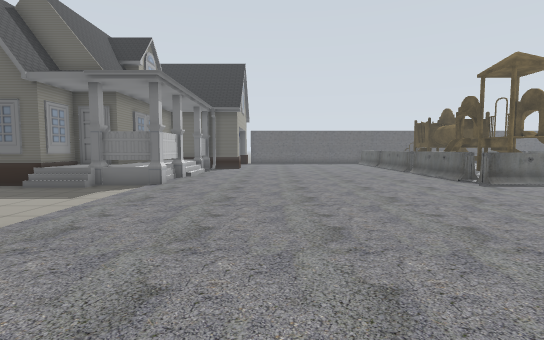
[1] (above)

22 first-person views from a walk through a Gazebo world. The camera is 1.2 m above the floor, tilts 4° down and sees 85° across. Floor lines are 1 m apart. The floor is counted in squares, 1 m on a side. Each view is taken from the middle of a square. On the plan, view 1 faces up. The plan holds only what a view shows up to about 13 squares ahead; the rest is blank. The place goes on beyond the plan. The robots in the file are not drawn. Some stock models are drawn as simple stand-ins. Some surface patterns are stand-ins.

[2]
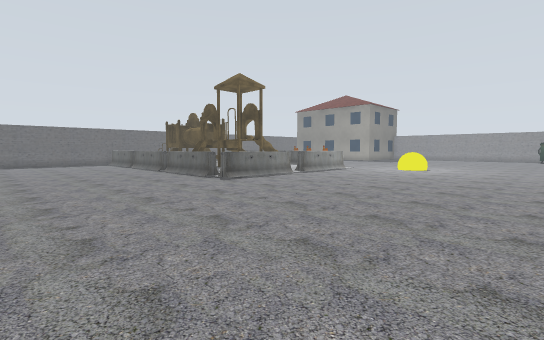

[3]
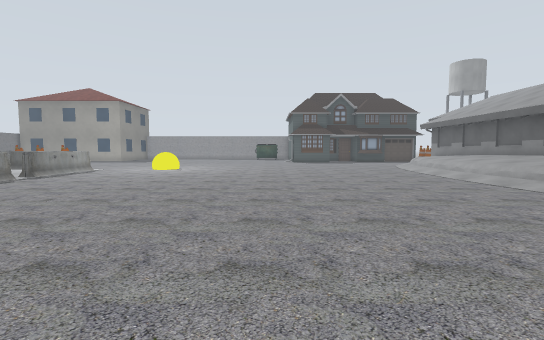

[4]
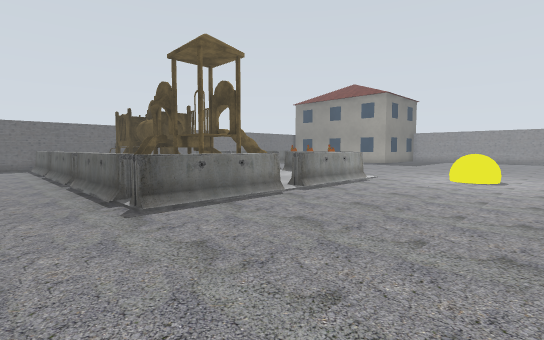

[5]
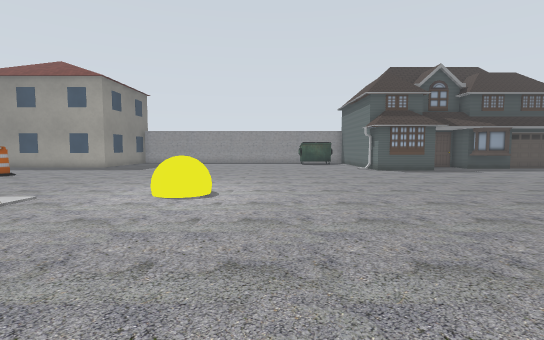

[6]
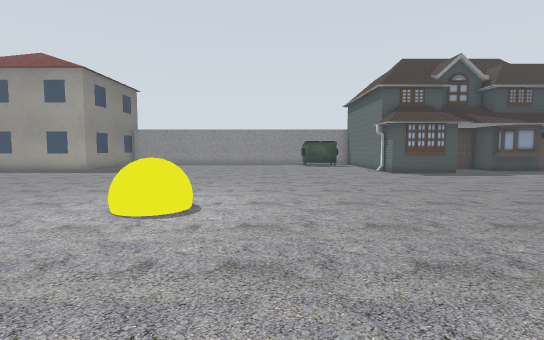

[7]
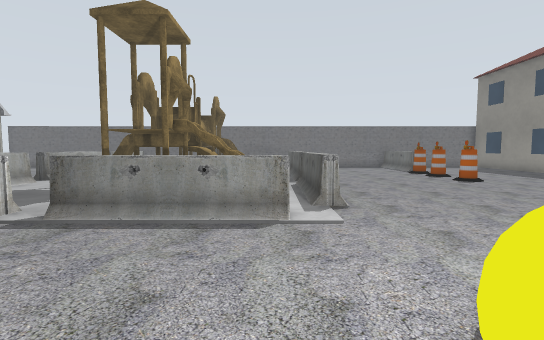

[8]
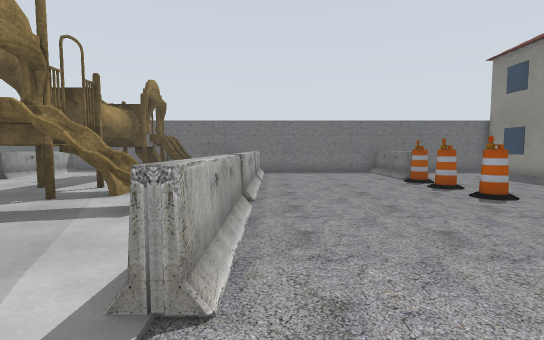

[9]
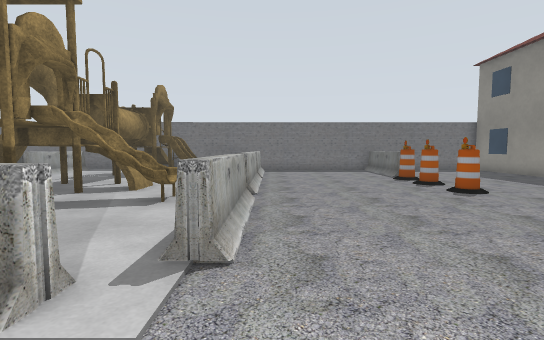

[10]
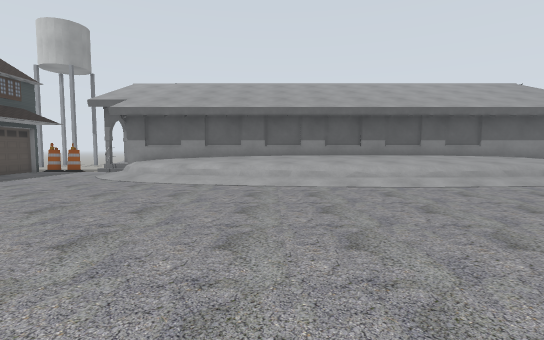

[11]
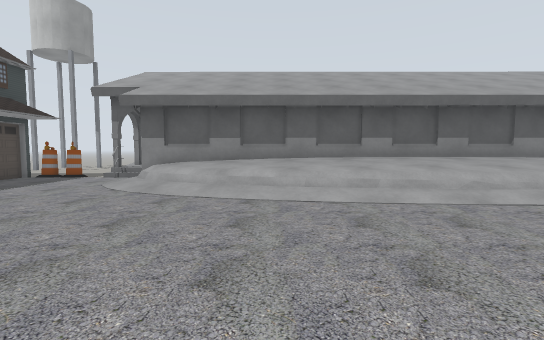

[12]
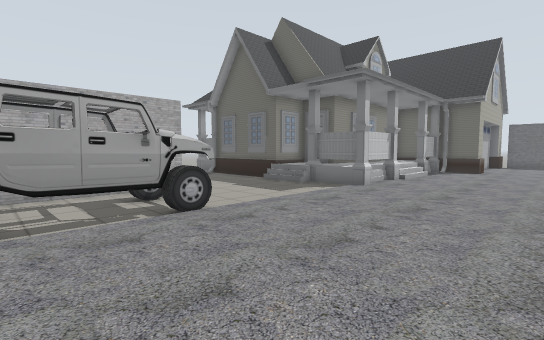

[13]
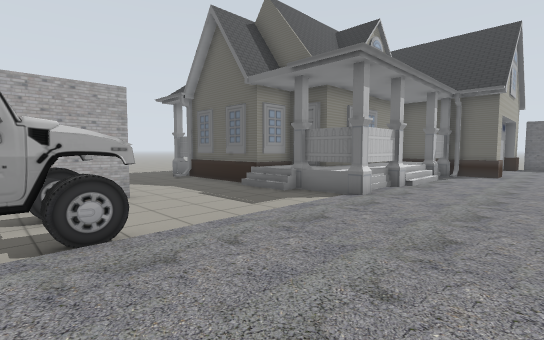

[14]
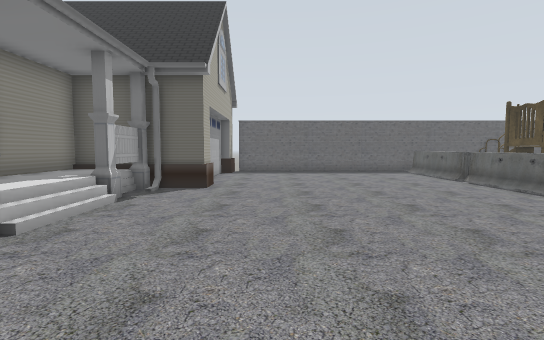

[15]
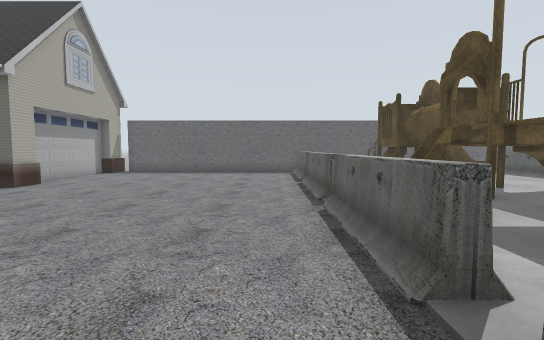

[16]
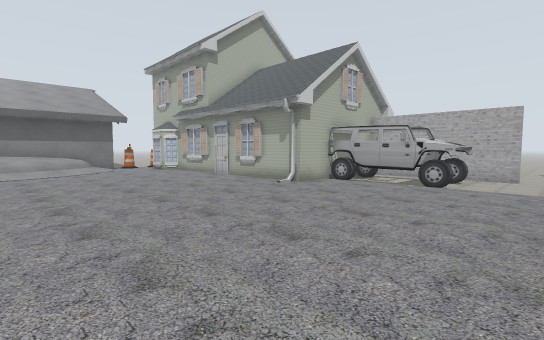

[17]
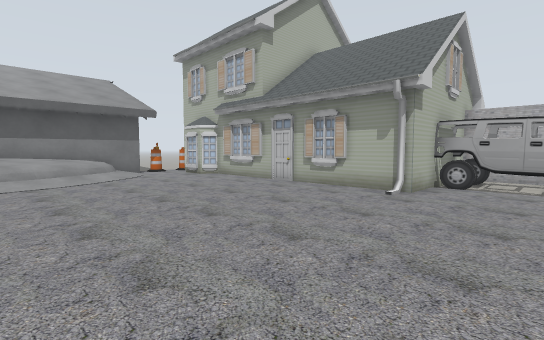

[18]
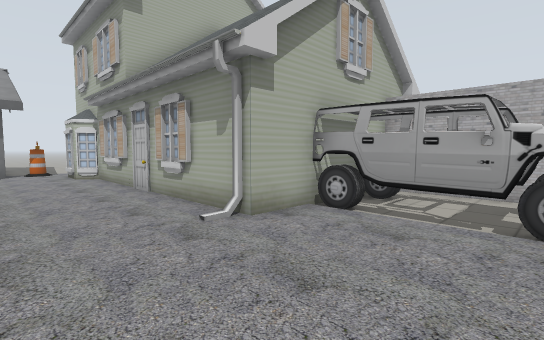

[19]
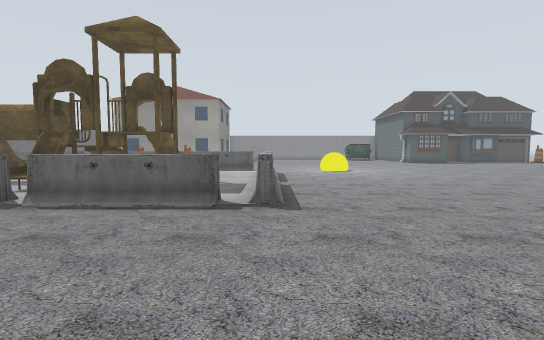

[20]
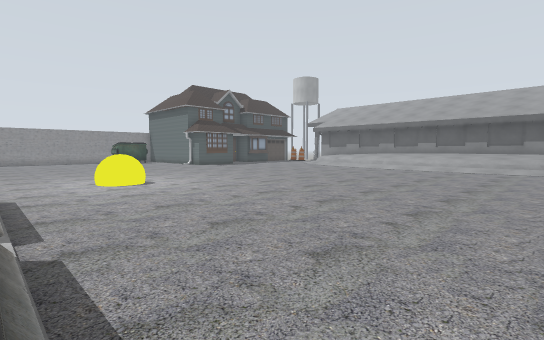

[21]
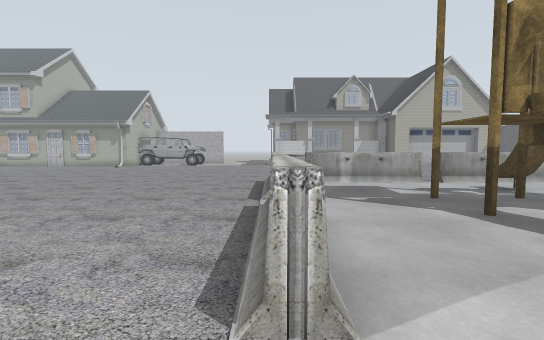

[22]
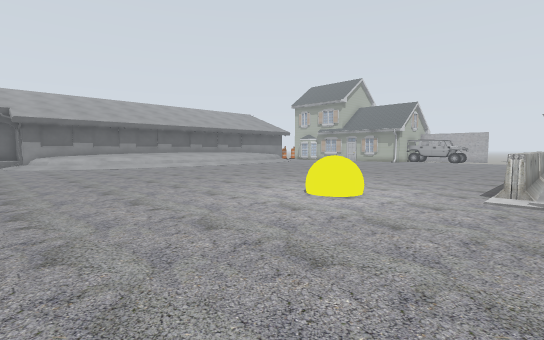

### Floor plan
Key: @ floor where view 1 was taken; # wall or solid block; . main floor; : floor 0.25 m higher than the main floor; / step, stairs or slope; = window, fence, low wall or low ledge; B barrier; P playground; Y yellow ball; A barrel; C car; H house.
Columns run from 8 left of view 1 to 25 right of it. Each row starts with its distance up from view 1.
 22      #.........BB  P PP  B......B
 21      #.........BB  PPPPP B......B
 20      #..........B  PPP   B.....A..
 19      ##........BB  PPP   B........
 18     ###........BB  PPP   B.....AA.
 17    =#..........BBPPPPPP  B........
 16    =#..........BB PPPPP  B......A.
 15    ==..........BB  PPPPPPB........
 14    ==..........BB  PPPPPPB........
 13    =#..........BB        B........
 12    =#..........BB        B........
 11 #=#=#...........B        B........
 10 #=###...........BBBBBBBBB........
  9 ..................................
  8 ..................................
  7 ..........................Y.......
  6 #........................YYY......
  5 #.C...............................
  4 #.CCC.............................
  3 #.CCC.............................
  2 #.CC..............................
  1 #.CCC.............................
  0 #HC CHH.@.........................
 -1       ............................
 -2       ............................
 -3      H............................
 -4       ............................
 -5       ............................
 -6 HHHHHH............................
 -7       ............................
 -8       ........///======////.......
 -9      H.....//===============//....
-10       H.../===================/...
-11       H.. =====================:..
-12        .. ####################=:..
-13         #                      #..
-14                                #=#

Where each view was taken, in squares from view 1:
view 1: 0 up, 0 right, facing up
view 2: 0 up, 0 right, facing up-right
view 3: 0 up, 0 right, facing right
view 4: 4 up, 5 right, facing up-right
view 5: 4 up, 10 right, facing right
view 6: 4 up, 12 right, facing right
view 7: 5 up, 16 right, facing up
view 8: 9 up, 18 right, facing up
view 9: 8 up, 18 right, facing up
view 10: 2 up, 16 right, facing down
view 11: 1 down, 18 right, facing down
view 12: 1 up, 1 right, facing up-left
view 13: 3 up, 0 right, facing up-left
view 14: 9 up, 0 right, facing up
view 15: 9 up, 6 right, facing up
view 16: 7 up, 6 right, facing down-left
view 17: 3 up, 6 right, facing down-left
view 18: 4 up, 1 right, facing down-left
view 19: 10 up, 1 right, facing right
view 20: 10 up, 7 right, facing down-right
view 21: 10 up, 18 right, facing left
view 22: 11 up, 25 right, facing down-left
